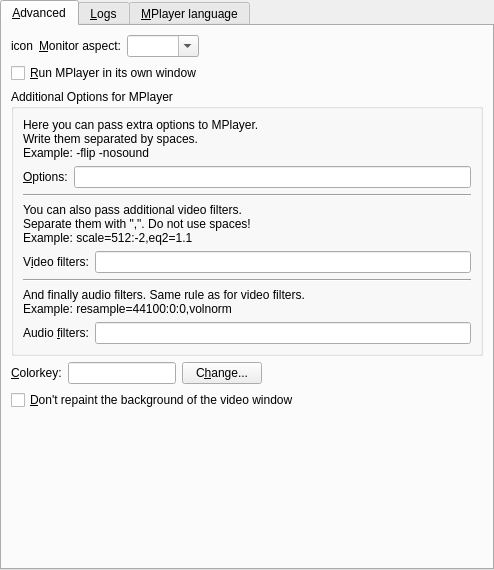
<ui version="4.0" >
 <class>PrefAdvanced</class>
 <widget class="QWidget" name="PrefAdvanced" >
  <property name="geometry" >
   <rect>
    <x>0</x>
    <y>0</y>
    <width>494</width>
    <height>570</height>
   </rect>
  </property>
  <property name="windowIcon" >
   <iconset/>
  </property>
  <layout class="QVBoxLayout" >
   <property name="margin" >
    <number>0</number>
   </property>
   <property name="spacing" >
    <number>6</number>
   </property>
   <item>
    <widget class="QTabWidget" name="advanced_tab" >
     <property name="currentIndex" >
      <number>0</number>
     </property>
     <widget class="QWidget" name="tab" >
      <attribute name="title" >
       <string>&amp;Advanced</string>
      </attribute>
      <layout class="QVBoxLayout" >
       <property name="margin" >
        <number>9</number>
       </property>
       <property name="spacing" >
        <number>6</number>
       </property>
       <item>
        <layout class="QHBoxLayout" >
         <property name="margin" >
          <number>0</number>
         </property>
         <property name="spacing" >
          <number>6</number>
         </property>
         <item>
          <widget class="QLabel" name="monitor_aspect_icon" >
           <property name="text" >
            <string>icon</string>
           </property>
           <property name="wordWrap" >
            <bool>false</bool>
           </property>
          </widget>
         </item>
         <item>
          <widget class="QLabel" name="textLabel1_8" >
           <property name="text" >
            <string>&amp;Monitor aspect:</string>
           </property>
           <property name="wordWrap" >
            <bool>false</bool>
           </property>
           <property name="buddy" >
            <cstring>monitoraspect_combo</cstring>
           </property>
          </widget>
         </item>
         <item>
          <widget class="MyComboBox" name="monitoraspect_combo" >
           <property name="sizePolicy" >
            <sizepolicy>
             <hsizetype>5</hsizetype>
             <vsizetype>0</vsizetype>
             <horstretch>0</horstretch>
             <verstretch>0</verstretch>
            </sizepolicy>
           </property>
           <property name="editable" >
            <bool>true</bool>
           </property>
          </widget>
         </item>
         <item>
          <spacer>
           <property name="orientation" >
            <enum>Qt::Horizontal</enum>
           </property>
           <property name="sizeType" >
            <enum>QSizePolicy::Expanding</enum>
           </property>
           <property name="sizeHint" >
            <size>
             <width>190</width>
             <height>21</height>
            </size>
           </property>
          </spacer>
         </item>
        </layout>
       </item>
       <item>
        <widget class="QCheckBox" name="mplayer_use_window_check" >
         <property name="text" >
          <string>&amp;Run MPlayer in its own window</string>
         </property>
        </widget>
       </item>
       <item>
        <widget class="QGroupBox" name="groupBox" >
         <property name="title" >
          <string>Additional Options for MPlayer</string>
         </property>
         <layout class="QVBoxLayout" >
          <property name="margin" >
           <number>9</number>
          </property>
          <property name="spacing" >
           <number>6</number>
          </property>
          <item>
           <widget class="QLabel" name="textLabel3_2" >
            <property name="text" >
             <string>Here you can pass extra options to MPlayer.
Write them separated by spaces.
Example: -flip -nosound</string>
            </property>
            <property name="alignment" >
             <set>Qt::AlignVCenter</set>
            </property>
            <property name="wordWrap" >
             <bool>false</bool>
            </property>
           </widget>
          </item>
          <item>
           <layout class="QHBoxLayout" >
            <property name="margin" >
             <number>0</number>
            </property>
            <property name="spacing" >
             <number>6</number>
            </property>
            <item>
             <widget class="QLabel" name="textLabel1_3" >
              <property name="text" >
               <string>&amp;Options:</string>
              </property>
              <property name="wordWrap" >
               <bool>false</bool>
              </property>
              <property name="buddy" >
               <cstring>mplayer_args_edit</cstring>
              </property>
             </widget>
            </item>
            <item>
             <widget class="QLineEdit" name="mplayer_args_edit" />
            </item>
           </layout>
          </item>
          <item>
           <widget class="Line" name="line2" >
            <property name="sizePolicy" >
             <sizepolicy>
              <hsizetype>7</hsizetype>
              <vsizetype>0</vsizetype>
              <horstretch>0</horstretch>
              <verstretch>0</verstretch>
             </sizepolicy>
            </property>
            <property name="frameShape" >
             <enum>QFrame::HLine</enum>
            </property>
            <property name="frameShadow" >
             <enum>QFrame::Sunken</enum>
            </property>
            <property name="orientation" >
             <enum>Qt::Horizontal</enum>
            </property>
           </widget>
          </item>
          <item>
           <widget class="QLabel" name="textLabel4_2" >
            <property name="text" >
             <string>You can also pass additional video filters.
Separate them with ",". Do not use spaces!
Example: scale=512:-2,eq2=1.1</string>
            </property>
            <property name="alignment" >
             <set>Qt::AlignVCenter</set>
            </property>
            <property name="wordWrap" >
             <bool>false</bool>
            </property>
           </widget>
          </item>
          <item>
           <layout class="QHBoxLayout" >
            <property name="margin" >
             <number>0</number>
            </property>
            <property name="spacing" >
             <number>6</number>
            </property>
            <item>
             <widget class="QLabel" name="textLabel2_3" >
              <property name="text" >
               <string>V&amp;ideo filters:</string>
              </property>
              <property name="wordWrap" >
               <bool>false</bool>
              </property>
              <property name="buddy" >
               <cstring>mplayer_vfilters_edit</cstring>
              </property>
             </widget>
            </item>
            <item>
             <widget class="QLineEdit" name="mplayer_vfilters_edit" />
            </item>
           </layout>
          </item>
          <item>
           <widget class="Line" name="line3" >
            <property name="sizePolicy" >
             <sizepolicy>
              <hsizetype>7</hsizetype>
              <vsizetype>0</vsizetype>
              <horstretch>0</horstretch>
              <verstretch>0</verstretch>
             </sizepolicy>
            </property>
            <property name="frameShape" >
             <enum>QFrame::HLine</enum>
            </property>
            <property name="frameShadow" >
             <enum>QFrame::Sunken</enum>
            </property>
            <property name="orientation" >
             <enum>Qt::Horizontal</enum>
            </property>
           </widget>
          </item>
          <item>
           <widget class="QLabel" name="textLabel5_2" >
            <property name="text" >
             <string>And finally audio filters. Same rule as for video filters.
Example: resample=44100:0:0,volnorm</string>
            </property>
            <property name="alignment" >
             <set>Qt::AlignVCenter</set>
            </property>
            <property name="wordWrap" >
             <bool>false</bool>
            </property>
           </widget>
          </item>
          <item>
           <layout class="QHBoxLayout" >
            <property name="margin" >
             <number>0</number>
            </property>
            <property name="spacing" >
             <number>6</number>
            </property>
            <item>
             <widget class="QLabel" name="textLabel3_3" >
              <property name="text" >
               <string>Audio &amp;filters:</string>
              </property>
              <property name="wordWrap" >
               <bool>false</bool>
              </property>
              <property name="buddy" >
               <cstring>mplayer_afilters_edit</cstring>
              </property>
             </widget>
            </item>
            <item>
             <widget class="QLineEdit" name="mplayer_afilters_edit" />
            </item>
           </layout>
          </item>
         </layout>
        </widget>
       </item>
       <item>
        <layout class="QHBoxLayout" >
         <property name="margin" >
          <number>0</number>
         </property>
         <property name="spacing" >
          <number>6</number>
         </property>
         <item>
          <widget class="QLabel" name="textLabel1_23" >
           <property name="text" >
            <string>&amp;Colorkey:</string>
           </property>
           <property name="wordWrap" >
            <bool>false</bool>
           </property>
           <property name="buddy" >
            <cstring>colorkey_view</cstring>
           </property>
          </widget>
         </item>
         <item>
          <widget class="QLineEdit" name="colorkey_view" >
           <property name="sizePolicy" >
            <sizepolicy>
             <hsizetype>1</hsizetype>
             <vsizetype>0</vsizetype>
             <horstretch>0</horstretch>
             <verstretch>0</verstretch>
            </sizepolicy>
           </property>
          </widget>
         </item>
         <item>
          <widget class="QPushButton" name="changeButton" >
           <property name="text" >
            <string>C&amp;hange...</string>
           </property>
          </widget>
         </item>
         <item>
          <spacer>
           <property name="orientation" >
            <enum>Qt::Horizontal</enum>
           </property>
           <property name="sizeType" >
            <enum>QSizePolicy::Expanding</enum>
           </property>
           <property name="sizeHint" >
            <size>
             <width>131</width>
             <height>21</height>
            </size>
           </property>
          </spacer>
         </item>
        </layout>
       </item>
       <item>
        <widget class="QCheckBox" name="not_clear_background_check" >
         <property name="text" >
          <string>&amp;Don't repaint the background of the video window</string>
         </property>
        </widget>
       </item>
       <item>
        <spacer>
         <property name="orientation" >
          <enum>Qt::Vertical</enum>
         </property>
         <property name="sizeType" >
          <enum>QSizePolicy::Expanding</enum>
         </property>
         <property name="sizeHint" >
          <size>
           <width>20</width>
           <height>20</height>
          </size>
         </property>
        </spacer>
       </item>
      </layout>
     </widget>
     <widget class="QWidget" name="tab_2" >
      <attribute name="title" >
       <string>&amp;Logs</string>
      </attribute>
      <layout class="QVBoxLayout" >
       <property name="margin" >
        <number>6</number>
       </property>
       <property name="spacing" >
        <number>6</number>
       </property>
       <item>
        <widget class="QCheckBox" name="log_mplayer_check" >
         <property name="text" >
          <string>Log &amp;MPlayer output</string>
         </property>
        </widget>
       </item>
       <item>
        <widget class="QCheckBox" name="log_smplayer_check" >
         <property name="text" >
          <string>Log &amp;SMPlayer output</string>
         </property>
        </widget>
       </item>
       <item>
        <widget class="Line" name="line8_2" >
         <property name="sizePolicy" >
          <sizepolicy>
           <hsizetype>7</hsizetype>
           <vsizetype>0</vsizetype>
           <horstretch>0</horstretch>
           <verstretch>0</verstretch>
          </sizepolicy>
         </property>
         <property name="frameShape" >
          <enum>QFrame::HLine</enum>
         </property>
         <property name="frameShadow" >
          <enum>QFrame::Sunken</enum>
         </property>
         <property name="orientation" >
          <enum>Qt::Horizontal</enum>
         </property>
        </widget>
       </item>
       <item>
        <widget class="QLabel" name="textLabel1_17" >
         <property name="text" >
          <string>This option is mainly intended for debugging the application.</string>
         </property>
         <property name="wordWrap" >
          <bool>false</bool>
         </property>
        </widget>
       </item>
       <item>
        <widget class="QLabel" name="textLabel2_10" >
         <property name="text" >
          <string>&amp;Filter for SMPlayer logs:</string>
         </property>
         <property name="wordWrap" >
          <bool>false</bool>
         </property>
         <property name="buddy" >
          <cstring>log_filter_edit</cstring>
         </property>
        </widget>
       </item>
       <item>
        <widget class="QLineEdit" name="log_filter_edit" />
       </item>
       <item>
        <spacer>
         <property name="orientation" >
          <enum>Qt::Vertical</enum>
         </property>
         <property name="sizeType" >
          <enum>QSizePolicy::Expanding</enum>
         </property>
         <property name="sizeHint" >
          <size>
           <width>20</width>
           <height>20</height>
          </size>
         </property>
        </spacer>
       </item>
      </layout>
     </widget>
     <widget class="QWidget" name="TabPage" >
      <attribute name="title" >
       <string>&amp;MPlayer language</string>
      </attribute>
      <layout class="QGridLayout" >
       <property name="margin" >
        <number>6</number>
       </property>
       <property name="spacing" >
        <number>6</number>
       </property>
       <item row="0" column="0" colspan="2" >
        <widget class="QLabel" name="textLabel1_4" >
         <property name="text" >
          <string>SMPlayer needs to read and parse the output of MPlayer and sometimes it relies on English text. If you are using a MPlayer translated into another language, then you need to change the texts that SMPlayer looks for. (Technically you should enter regular expressions)&lt;br>&lt;br>
The drop-down lists may provide already made regular expression for several languages.</string>
         </property>
         <property name="alignment" >
          <set>Qt::AlignVCenter</set>
         </property>
         <property name="wordWrap" >
          <bool>true</bool>
         </property>
        </widget>
       </item>
       <item row="1" column="0" >
        <widget class="QLabel" name="textLabel2_12" >
         <property name="text" >
          <string>&amp;End of file:</string>
         </property>
         <property name="wordWrap" >
          <bool>false</bool>
         </property>
         <property name="buddy" >
          <cstring>endoffile_combo</cstring>
         </property>
        </widget>
       </item>
       <item row="2" column="0" >
        <widget class="QLabel" name="textLabel3_6" >
         <property name="text" >
          <string>&amp;No video:</string>
         </property>
         <property name="wordWrap" >
          <bool>false</bool>
         </property>
         <property name="buddy" >
          <cstring>novideo_combo</cstring>
         </property>
        </widget>
       </item>
       <item row="3" column="1" >
        <spacer>
         <property name="orientation" >
          <enum>Qt::Vertical</enum>
         </property>
         <property name="sizeType" >
          <enum>QSizePolicy::Expanding</enum>
         </property>
         <property name="sizeHint" >
          <size>
           <width>20</width>
           <height>20</height>
          </size>
         </property>
        </spacer>
       </item>
       <item row="1" column="1" >
        <widget class="MyComboBox" name="endoffile_combo" >
         <property name="sizePolicy" >
          <sizepolicy>
           <hsizetype>7</hsizetype>
           <vsizetype>0</vsizetype>
           <horstretch>0</horstretch>
           <verstretch>0</verstretch>
          </sizepolicy>
         </property>
         <property name="editable" >
          <bool>true</bool>
         </property>
        </widget>
       </item>
       <item row="2" column="1" >
        <widget class="MyComboBox" name="novideo_combo" >
         <property name="sizePolicy" >
          <sizepolicy>
           <hsizetype>7</hsizetype>
           <vsizetype>0</vsizetype>
           <horstretch>0</horstretch>
           <verstretch>0</verstretch>
          </sizepolicy>
         </property>
         <property name="editable" >
          <bool>true</bool>
         </property>
        </widget>
       </item>
      </layout>
     </widget>
    </widget>
   </item>
  </layout>
 </widget>
 <customwidgets>
  <customwidget>
   <class>MyComboBox</class>
   <extends>QComboBox</extends>
   <header>mycombobox.h</header>
  </customwidget>
 </customwidgets>
 <tabstops>
  <tabstop>advanced_tab</tabstop>
  <tabstop>monitoraspect_combo</tabstop>
  <tabstop>mplayer_use_window_check</tabstop>
  <tabstop>mplayer_args_edit</tabstop>
  <tabstop>mplayer_vfilters_edit</tabstop>
  <tabstop>mplayer_afilters_edit</tabstop>
  <tabstop>colorkey_view</tabstop>
  <tabstop>changeButton</tabstop>
  <tabstop>not_clear_background_check</tabstop>
  <tabstop>log_mplayer_check</tabstop>
  <tabstop>log_smplayer_check</tabstop>
  <tabstop>log_filter_edit</tabstop>
  <tabstop>endoffile_combo</tabstop>
  <tabstop>novideo_combo</tabstop>
 </tabstops>
 <resources/>
 <connections/>
</ui>
